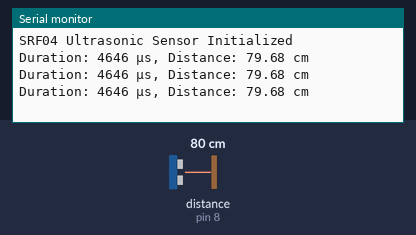
Recording of a sketch running on a simulated Arduino Uno, built with avr-gcc and run on an emulated ATmega328P. Parts: the last lines printed to the serial monitor. Wiring (inferred from the names in the program): ultrasonic range finder: trigger pin 7; echo pin 8. Inputs (shaded band) come from the test bench; at power-on: distance to the obstacle (sensor on pin 8) 80 cm. The echo pulse lasts 58.3 µs per cm.

Above: at 1.7 s.
1.8 s: distance to the obstacle (sensor on pin 8) set to 2 cm
At 2.4 s:
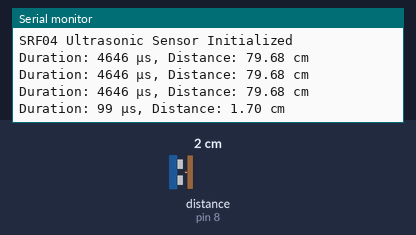
3.3 s: distance to the obstacle (sensor on pin 8) set to 4 cm
At 3.9 s:
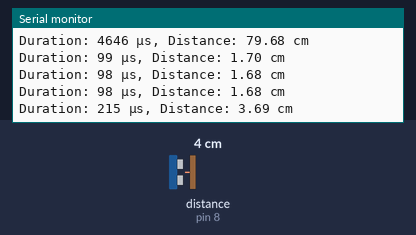
Timing chart, 0 to 6.3 s (numbered marks = the images above; inputs shaded):
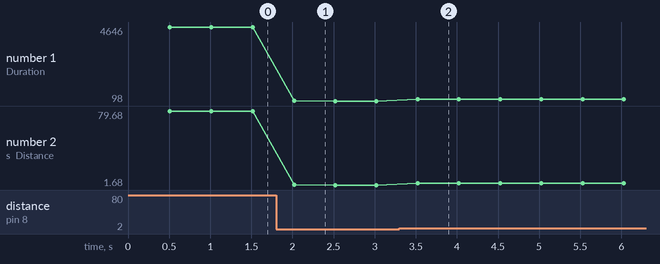

The sketch:

Ultrasonic_DAQ.ino
```cpp
/*
 * Fanap validation test
 * SRF04 Ultrasonic Sensor - Basic Connection & Data Acquisition
 * Arduino Uno Compatible
 * No external libraries used
 *
 * Pin Connections:
 * VCC -> 5V
 * GND -> GND
 * Trig -> Digital Pin 7
 * Echo -> Digital Pin 8
 */

// Pin definitions
const int TRIG_PIN = 7;
const int ECHO_PIN = 8;

// Constants for distance calculation
const float SOUND_SPEED = 343.0; // Speed of sound in air at 20°C (m/s)
const long TIMEOUT_MICROSECONDS = 30000; // Maximum wait time (30ms for ~5m range)

void setup() {
  // Initialize serial communication
  Serial.begin(9600);

  // Configure pins
  pinMode(TRIG_PIN, OUTPUT); // transmitter
  pinMode(ECHO_PIN, INPUT); // receiver

  // Ensure trigger pin starts LOW
  digitalWrite(TRIG_PIN, LOW);

  Serial.println("SRF04 Ultrasonic Sensor Initialized");

  // Wait for sensor to stabilize
  delay(500);
}

void loop() {
  // Get distance measurement
  long duration = measureDistance();

  if (duration > 0) {
    // Calculate distance in centimeters
    float distanceCm = (duration * SOUND_SPEED * 100.0) / (2.0 * 1000000.0);

    // Display results
    Serial.print("Duration: ");
    Serial.print(duration);
    Serial.print(" µs, Distance: ");
    Serial.print(distanceCm, 2);
    Serial.println(" cm");
  }
  else {
    Serial.println("No echo received - Object out of range or error");
  }

  // Wait before next measurement
  delay(500);
}

/**
 * Measures the distance using SRF04/SRF05 ultrasonic sensor
 * Returns: Duration of echo pulse in microseconds (0 if timeout/error)
 */
long measureDistance() {
  // Ensure trigger pin is LOW
  digitalWrite(TRIG_PIN, LOW);
  delayMicroseconds(2);

  // Send 10µs pulse to trigger pin
  digitalWrite(TRIG_PIN, HIGH);
  delayMicroseconds(10);
  digitalWrite(TRIG_PIN, LOW);

  // Measure the duration of echo pulse
  // pulseIn returns 0 if timeout occurs
  long duration = pulseIn(ECHO_PIN, HIGH, TIMEOUT_MICROSECONDS);

  return duration;
}
```

SRF04Sensor.cpp
```cpp
/*
 * SRF04Sensor.cpp - Implementation of SRF04 Ultrasonic Sensor Library
 * Arduino Uno Compatible
 */

#include "SRF04Sensor.h"

// Primary Constructor
SRF04Sensor::SRF04Sensor(int trigPin, int echoPin) {
    _trigPin = trigPin;
    _echoPin = echoPin;
    _maxDistance = DEFAULT_MAX_DISTANCE;
    _timeoutMicros = DEFAULT_TIMEOUT;
    _soundSpeed = DEFAULT_SOUND_SPEED;
    _lastValidReading = 0;
    _lastReadingTime = 0;
    initializeFilter();
}

// Overloaded Constructor with max distance
SRF04Sensor::SRF04Sensor(int trigPin, int echoPin, float maxDistance) {
    _trigPin = trigPin;
    _echoPin = echoPin;
    _maxDistance = maxDistance;
    _timeoutMicros = (long)((maxDistance * 2.0 * 1000000.0) / (_soundSpeed * 100.0));
    _soundSpeed = DEFAULT_SOUND_SPEED;
    _lastValidReading = 0;
    _lastReadingTime = 0;
    initializeFilter();
}

void SRF04Sensor::begin() {
    pinMode(_trigPin, OUTPUT);
    pinMode(_echoPin, INPUT);
    digitalWrite(_trigPin, LOW);
    delay(50); // Allow sensor to stabilize
}

// Main distance measurement method - returns distance in CM by default
float SRF04Sensor::getDistance() {
    return getDistance(UNIT_DEFAULT);
}

// Distance measurement with unit specification
float SRF04Sensor::getDistance(char unit) {
    long duration = measurePulseDuration();

    if (isValidReading(duration)) {
        _lastValidReading = duration;
        _lastReadingTime = millis();
        return convertToDistance(duration, unit);
    }

    // Return last valid reading if current reading failed
    if (_lastValidReading > 0 && (millis() - _lastReadingTime) < 5000) {
        return convertToDistance(_lastValidReading, unit);
    }

    return -1.0; // Error indicator
}

// Object detection within threshold
bool SRF04Sensor::isObjectDetected(float threshold) {
    float distance = getDistance();

    if (distance < 0) {
        return false; // Error in reading
    }

    return distance <= threshold;
}

// Filtered distance measurement for mobile robots
float SRF04Sensor::getFilteredDistance() {
    return getFilteredDistance(UNIT_DEFAULT);
}

// Filtered distance measurement with unit specification
float SRF04Sensor::getFilteredDistance(char unit) {
    // Take multiple readings over 100ms period
    long readings[FILTER_BUFFER_SIZE];
    int validReadings = 0;

    unsigned long startTime = millis();

    for (int i = 0; i < FILTER_BUFFER_SIZE && (millis() - startTime) <= 100; i++) {
        long duration = measurePulseDuration();

        if (isValidReading(duration)) {
            readings[validReadings] = duration;
            validReadings++;
        }

        if (i < FILTER_BUFFER_SIZE - 1) {
            delay(FILTER_DELAY_MS);
        }
    }

    if (validReadings == 0) {
        return -1.0; // No valid readings
    }

    // Apply median filter
    long filteredDuration = applyMedianFilter(readings, validReadings);
    addToFilterBuffer(filteredDuration);

    return convertToDistance(filteredDuration, unit);
}

// Configuration Methods
void SRF04Sensor::setMaxDistance(float maxDistance) {
    _maxDistance = maxDistance;
    _timeoutMicros = (long)((maxDistance * 2.0 * 1000000.0) / (_soundSpeed * 100.0));
}

void SRF04Sensor::setSoundSpeed(float speedMs) {
    _soundSpeed = speedMs;
    _timeoutMicros = (long)((_maxDistance * 2.0 * 1000000.0) / (_soundSpeed * 100.0));
}

void SRF04Sensor::setTimeout(long timeoutMicros) {
    _timeoutMicros = timeoutMicros;
}

// Utility Methods
long SRF04Sensor::ping() {
    return measurePulseDuration();
}

float SRF04Sensor::getSoundSpeed() {
    return _soundSpeed;
}

float SRF04Sensor::getMaxDistance() {
    return _maxDistance;
}

bool SRF04Sensor::isReady() {
    return (_trigPin >= 0 && _echoPin >= 0);
}

// Private Methods Implementation
long SRF04Sensor::measurePulseDuration() {
    // Ensure trigger pin is LOW
    digitalWrite(_trigPin, LOW);
    delayMicroseconds(2);

    // Send 10µs trigger pulse
    digitalWrite(_trigPin, HIGH);
    delayMicroseconds(10);
    digitalWrite(_trigPin, LOW);

    // Measure echo pulse duration with timeout
    long duration = pulseIn(_echoPin, HIGH, _timeoutMicros);

    return duration;
}

float SRF04Sensor::convertToDistance(long duration, char unit) {
    if (duration == 0) {
        return -1.0;
    }

    // Calculate distance in centimeters
    // Distance = (Duration × Speed of Sound) / 2
    // Duration in microseconds, Speed in m/s, convert to cm
    float distanceCm = (duration * _soundSpeed * 100.0) / (2.0 * 1000000.0);

    if (unit == UNIT_INCH || unit == 'I') {
        return distanceCm / 2.54; // Convert to inches
    }

    return distanceCm;
}

long SRF04Sensor::applyMedianFilter(long readings[], int size) {
    if (size <= 0) return 0;
    if (size == 1) return readings[0];

    // Create a copy for sorting
    long temp[FILTER_BUFFER_SIZE];
    for (int i = 0; i < size; i++) {
        temp[i] = readings[i];
    }

    // Sort the array
    sortArray(temp, size);

    // Return median value
    return temp[size / 2];
}

bool SRF04Sensor::isValidReading(long duration) {
    if (duration == 0) return false;

    float distance = convertToDistance(duration, UNIT_CM);
    return (distance > 2.0 && distance <= _maxDistance);
}

void SRF04Sensor::initializeFilter() {
    _bufferIndex = 0;
    _bufferFull = false;

    for (int i = 0; i < FILTER_BUFFER_SIZE; i++) {
        _filterBuffer[i] = 0;
    }
}

void SRF04Sensor::addToFilterBuffer(long reading) {
    _filterBuffer[_bufferIndex] = reading;
    _bufferIndex++;

    if (_bufferIndex >= FILTER_BUFFER_SIZE) {
        _bufferIndex = 0;
        _bufferFull = true;
    }
}

void SRF04Sensor::sortArray(long arr[], int size) {
    // Simple bubble sort for small arrays
    for (int i = 0; i < size - 1; i++) {
        for (int j = 0; j < size - i - 1; j++) {
            if (arr[j] > arr[j + 1]) {
                long temp = arr[j];
                arr[j] = arr[j + 1];
                arr[j + 1] = temp;
            }
        }
    }
}

// Diagnostic Methods
void SRF04Sensor::printDiagnostics() {
    Serial.println("=== SRF04 Sensor Diagnostics ===");
    Serial.print("Trigger Pin: "); Serial.println(_trigPin);
    Serial.print("Echo Pin: "); Serial.println(_echoPin);
    Serial.print("Max Distance: "); Serial.print(_maxDistance); Serial.println(" cm");
    Serial.print("Sound Speed: "); Serial.print(_soundSpeed); Serial.println(" m/s");
    Serial.print("Timeout: "); Serial.print(_timeoutMicros); Serial.println(" µs");
    Serial.println("================================");
}

bool SRF04Sensor::testSensor() {
    Serial.println("Testing sensor connectivity...");

    int successfulReadings = 0;
    const int testReadings = 5;

    for (int i = 0; i < testReadings; i++) {
        long duration = measurePulseDuration();
        if (isValidReading(duration)) {
            successfulReadings++;
            Serial.print("Test "); Serial.print(i + 1);
            Serial.print(": "); Serial.print(convertToDistance(duration));
            Serial.println(" cm - OK");
        } else {
            Serial.print("Test "); Serial.print(i + 1); Serial.println(": FAILED");
        }
        delay(200);
    }

    bool testPassed = successfulReadings >= (testReadings / 2);
    Serial.print("Test Result: ");
    Serial.print(successfulReadings); Serial.print("/"); Serial.print(testReadings);
    Serial.println(testPassed ? " - PASSED" : " - FAILED");

    return testPassed;
}
```

SRF04Sensor.h
```cpp
/*
 * SRF04Sensor.h - Ultrasonic Distance Sensor Library
 * Compatible with SRF04 ultrasonic sensors
 * Arduino Uno Compatible
 *
 * Features:
 * - Distance measurement in CM/Inch
 * - Object detection with threshold
 * - Filtered readings for mobile robots
 * - Environmental compensation
 *
 * Author: Amir Abbasi
 *
 */

#ifndef SRF04SENSOR_H
#define SRF04SENSOR_H

// Distance unit constants
const char UNIT_CM = 'c';
const char UNIT_INCH = 'i';
const char UNIT_DEFAULT = UNIT_CM;

// Default configuration constants
const float DEFAULT_SOUND_SPEED = 343.0;    // m/s at 20°C
const float DEFAULT_MAX_DISTANCE = 400.0;   // cm (4 meters)
const long DEFAULT_TIMEOUT = 30000;         // microseconds
const int FILTER_BUFFER_SIZE = 5;           // readings for median filter
const int FILTER_DELAY_MS = 20;             // delay between filtered readings

class SRF04Sensor {
private:
    // Pin configuration
    int _trigPin;
    int _echoPin;

    // Sensor parameters
    float _maxDistance;      // Maximum detection distance (cm)
    long _timeoutMicros;     // Timeout for pulse measurement
    float _soundSpeed;       // Speed of sound (m/s)

    // Filter buffer for noise reduction
    long _filterBuffer[FILTER_BUFFER_SIZE];
    int _bufferIndex;
    bool _bufferFull;

    // Last valid reading for error recovery
    long _lastValidReading;
    unsigned long _lastReadingTime;

    // Private methods
    long measurePulseDuration();
    float convertToDistance(long duration, char unit = UNIT_DEFAULT);
    long applyMedianFilter(long readings[], int size);
    bool isValidReading(long duration);
    void initializeFilter();
    void addToFilterBuffer(long reading);
    void sortArray(long arr[], int size);

public:
    // Constructors
    SRF04Sensor(int trigPin, int echoPin);
    SRF04Sensor(int trigPin, int echoPin, float maxDistance);

    // Initialization
    void begin();

    // Core distance measurement methods
    float getDistance();
    float getDistance(char unit);

    // Object detection method
    bool isObjectDetected(float threshold);

    // Filtered distance measurement for mobile robots
    float getFilteredDistance();
    float getFilteredDistance(char unit);

    // Configuration methods
    void setMaxDistance(float maxDistance);
    void setSoundSpeed(float speedMs);
    void setTimeout(long timeoutMicros);

    // Utility methods
    long ping();                    // Raw pulse duration
    float getSoundSpeed();          // Get current sound speed
    float getMaxDistance();         // Get maximum distance setting
    bool isReady();                 // Check if sensor is ready

    // Diagnostic methods
    void printDiagnostics();
    bool testSensor();
};

#endif
```

Measured:
- after the input at 1.8 s, the serial monitor: prints a new line after 0.22 s (image 1)
- after the input at 3.3 s, the serial monitor: prints a new line after 0.22 s (image 2)
- plotted number 1: 4646 → 98 after the input at 1.8 s, 98 → 215 after the input at 3.3 s
- plotted number 2: 79.68 → 1.68 after the input at 1.8 s, 1.68 → 3.69 after the input at 3.3 s
